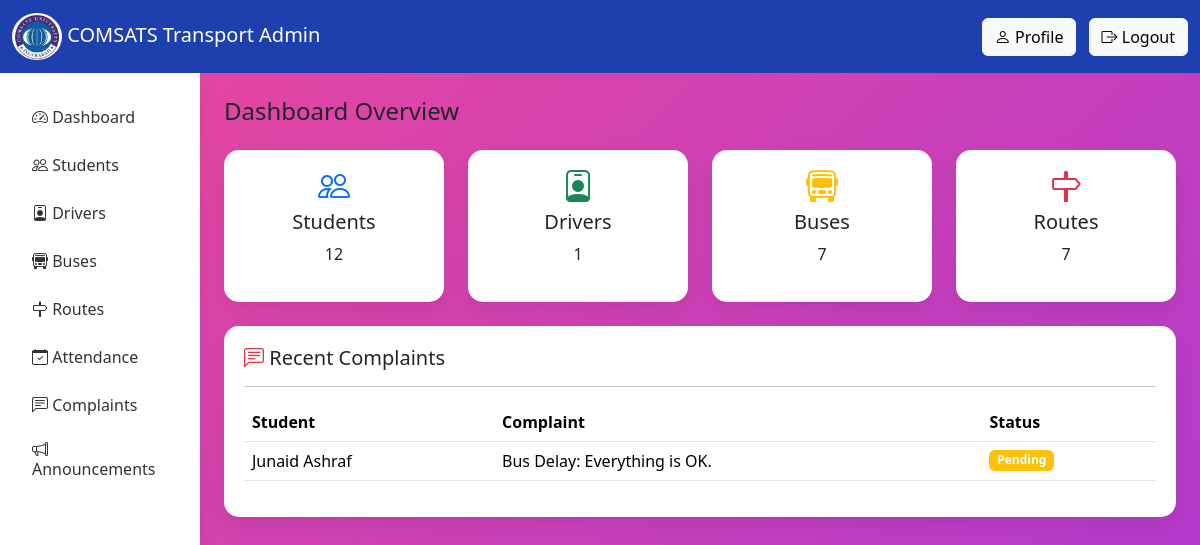
/admin-dashboard/, run on an earlier commit of the app's database.
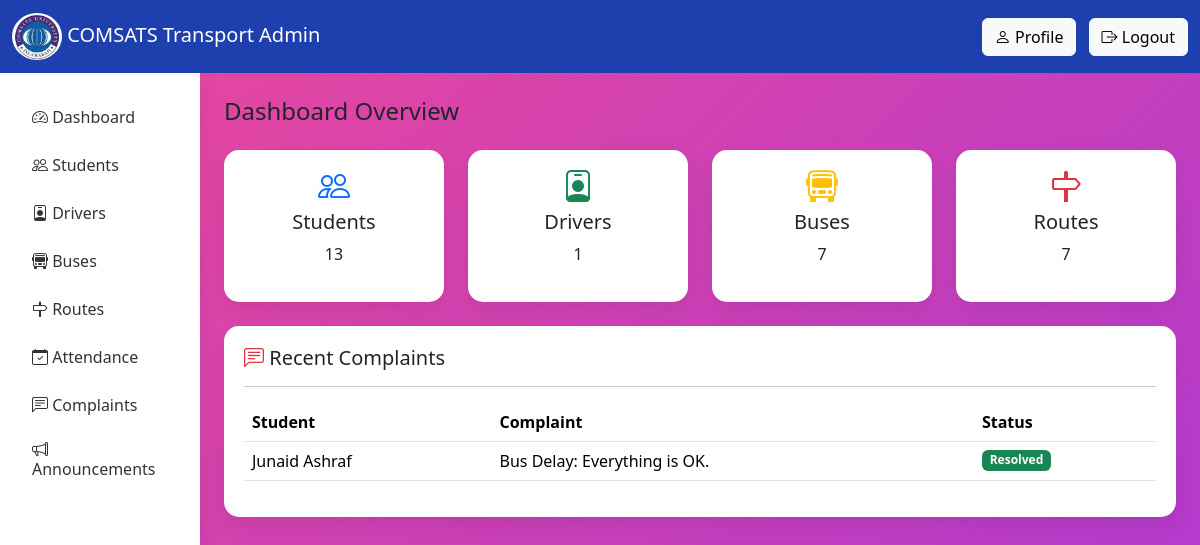
And on a later commit of the database.
### service/models.py (models this page shows, shortened)
class Complaint(models.Model):
    STATUS_CHOICES = [
        ('pending', 'Pending'),
        ('resolved', 'Resolved'),
        ('rejected', 'Rejected'),
    ]
    student = models.ForeignKey(Student, on_delete=models.CASCADE)
    message = models.TextField()
    status = models.CharField(max_length=10, choices=STATUS_CHOICES, default='pending')

class Student(models.Model):
    user = models.OneToOneField(User, on_delete=models.CASCADE)
    reg_number = models.CharField(max_length=20, unique=True)
    department = models.CharField(max_length=100)
    semester = models.IntegerField(default=False)
    route = models.ForeignKey(Route, on_delete=models.SET_NULL, null=True)
    transport_card_id = models.CharField(max_length=20, unique=True)
    fee_status = models.CharField(max_length=20)
    is_active = models.BooleanField(default=True)

### service/views.py (the view)
# urls.py: path('admin-dashboard/', views.admin_dashboard, name='admin_dashboard'),
def admin_dashboard(request):
    students = Student.objects.all()
    drivers = Driver.objects.all()
    buses = Bus.objects.all()
    routes = Route.objects.all()
    complaints = Complaint.objects.all().order_by('id')[:5]
    context = {
        "students":students,
        "drivers":drivers,
        "buses":buses,
        "routes":routes,
        "complaints":complaints
    }
    return render(request,"admin_dashboard.html",context)

### templates/admin_dashboard.html (shortened to what this page needs)
{% load static %}
<html lang="en">
<head>
<link href="https://cdn.jsdelivr.net/npm/bootstrap@5.3.3/dist/css/bootstrap.min.css" rel="stylesheet">
<link rel="stylesheet" href="https://cdn.jsdelivr.net/npm/bootstrap-icons@1.11.3/font/bootstrap-icons.css">
</head>
<body>
<nav class="navbar navbar-expand-lg navbar-dark">
<div class="container-fluid">
<span class="navbar-brand">
<img src="{% static 'images/COMSATS.jpeg' %}" class="logo">
COMSATS Transport Admin
</span>
<div class="ms-auto">
<a href="#" class="btn btn-light me-2">
<i class="bi bi-person"></i> Profile
</a>
<a href="{% url 'logout' %}" class="btn btn-light">
<i class="bi bi-box-arrow-right"></i> Logout
</a>
</div>
</div>
</nav>
<div class="container-fluid">
<div class="row">
<div class="col-md-2 sidebar">
<a href="{% url "admin_dashboard" %}"><i class="bi bi-speedometer2"></i> Dashboard</a>
<a href="{% url "admin_students" %}"><i class="bi bi-people"></i> Students</a>
<a href="{% url "admin_drivers" %}"><i class="bi bi-person-badge"></i> Drivers</a>
<a href="{% url 'admin_buses' %}"><i class="bi bi-bus-front"></i> Buses</a>
<a href="{% url 'admin_routes' %}"><i class="bi bi-signpost"></i> Routes</a>
<a href="{% url 'admin_attendance' %}"><i class="bi bi-calendar-check"></i> Attendance</a>
<a href="{% url 'admin_complaints' %}"><i class="bi bi-chat-left-text"></i> Complaints</a>
<a href="{% url 'admin_announcements' %}"><i class="bi bi-megaphone"></i> Announcements</a>
</div>
<div class="col-md-10 p-4">
<h4 class="mb-4">Dashboard Overview</h4>
<div class="row g-4">
<div class="col-md-3">
<div class="dashboard-card text-center">
<i class="bi bi-people fs-2 text-primary"></i>
<h5 class="mt-2">Students</h5>
<p>{{ students.count }}</p>
</div>
</div>
<div class="col-md-3">
<div class="dashboard-card text-center">
<i class="bi bi-person-badge fs-2 text-success"></i>
<h5 class="mt-2">Drivers</h5>
<p>{{ drivers.count }}</p>
</div>
</div>
<div class="col-md-3">
<div class="dashboard-card text-center">
<i class="bi bi-bus-front fs-2 text-warning"></i>
<h5 class="mt-2">Buses</h5>
<p>{{ buses.count }}</p>
</div>
</div>
<div class="col-md-3">
<div class="dashboard-card text-center">
<i class="bi bi-signpost fs-2 text-danger"></i>
<h5 class="mt-2">Routes</h5>
<p>{{ routes.count }}</p>
</div>
</div>
</div>
<div class="dashboard-card mt-4">
<h5>
<i class="bi bi-chat-left-text text-danger"></i>
Recent Complaints
</h5>
<hr>
<table class="table">
<thead>
<tr>
<th>Student</th>
<th>Complaint</th>
<th>Status</th>
</tr>
</thead>
<tbody>
{% for c in complaints %}
<tr>
<td>{{ c.student.user.get_full_name }}</td>
<td>{{ c.message|truncatewords:8 }}</td>
<td>
{% if c.status == "resolved" %}
<span class="badge bg-success">Resolved</span>
{% else %}
<span class="badge bg-warning">Pending</span>
{% endif %}
</td>
</tr>
{% empty %}
<tr>
<td colspan="3">No complaints</td>
</tr>
{% endfor %}
</tbody>
</table>
</div>
</div>
</div>
</div>
</body>
</html>

What changed in the data, as far as the page shows it:
changed Complaint "Bus Delay: Everything is OK.": status "Pending" → "Resolved"
Also different on the page:
{{ students.count }}: "12" → "13"
